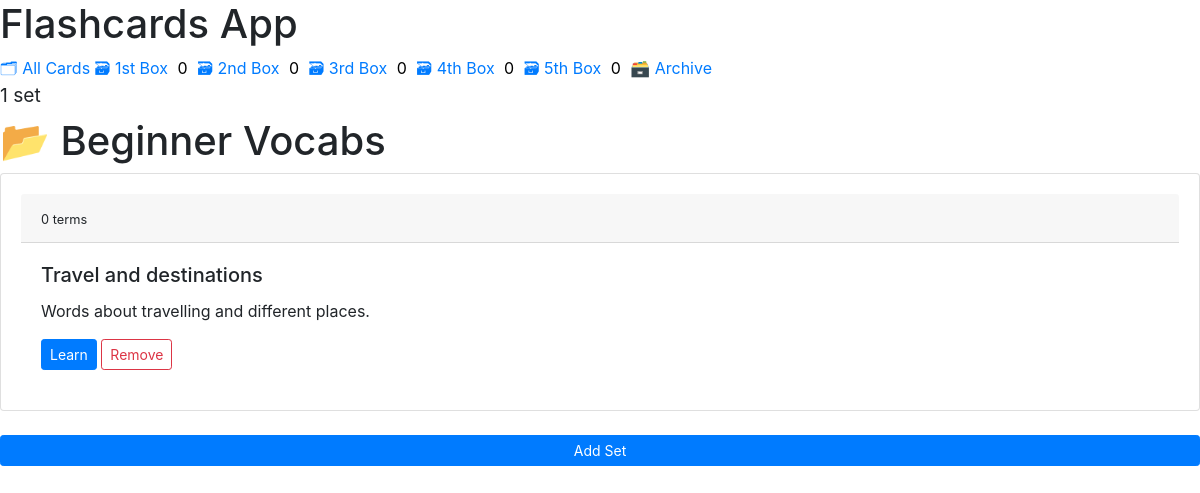
The app's page /folder/1, older data.
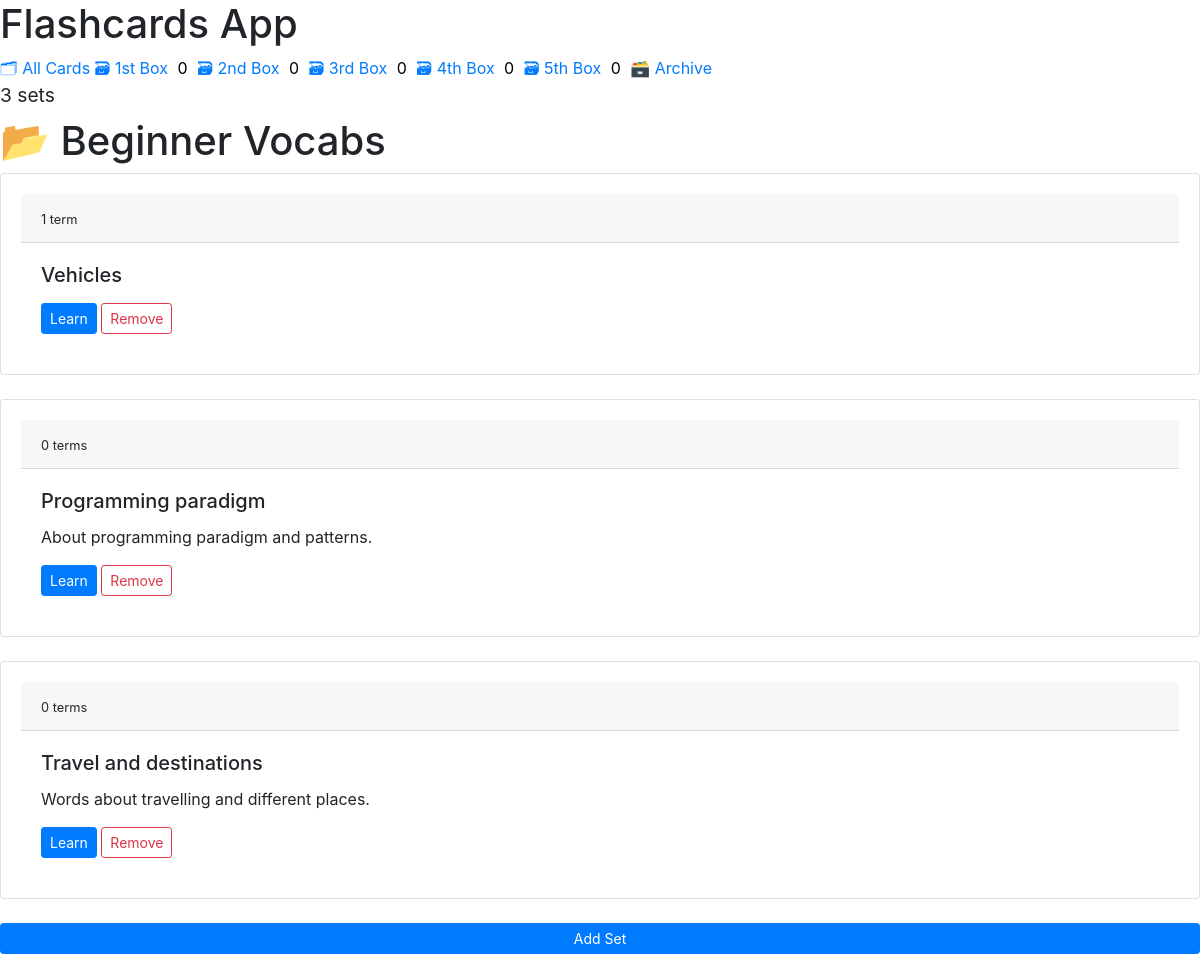
The same page, newer data.
### cards/models.py (models this page shows, shortened)
class StudySet(BaseModel):
    title = models.CharField(max_length=1024)
    description = models.TextField(null=True, blank=True)
    card_count = models.PositiveIntegerField(default=0)
    author = models.ForeignKey(CustomUser, on_delete=models.CASCADE, related_name='user_studyset')
    folder = models.ForeignKey(
        Folder,
        on_delete=models.DO_NOTHING,
        blank=True, null=True,
        related_name='folder_studyset'
    )
    def studyset_cards(self):
        return Card.objects.all().filter(study_set=self.id)

### cards/views.py (the view)
# urls.py: path('folder/<int:pk>', FolderDetailView.as_view(), name='folder-detail'),
class FolderDetailView(DetailView):
    model = Folder
    context_object_name = 'folder_detail'
    template_name = 'cards/folder_detail.html'
    def get_context_data(self, **kwargs):
        context = super(FolderDetailView, self).get_context_data()
        context['folder_studysets'] = StudySet.objects.all().filter(folder=self.kwargs['pk'])
        return context

### templates/templatetags/cards_tags.py (called while the page is built)
@register.inclusion_tag('cards/box_link.html')
def boxes_as_links(username):
    boxes = []
    for box_num in BOXES:
        card_count = Card.objects.all().filter(
            box=box_num,
            is_archive=False,
            study_set__author__username=username
        ).count()
        boxes.append({
            'number': box_num,
            'card_count': card_count,
        })
    return {'boxes': boxes}

### templates/cards/folder_detail.html
{% extends './base.html' %}
{% load humanize %}
{% block content %}
    {% if folder_studysets %}
        <h4><small>{{folder_studysets.count}} set{{folder_studysets.count|pluralize:'s'}}</small></h4>
    {% endif %}
    <h1>📂 {{folder_detail.title}}</h1>
    {% for set in folder_studysets %}
        <div class="card w-100">
              <div class="card-body " >
                  <div class="card-header">
                      <small>{{set.studyset_cards.count}} term{{set.studyset_cards.count|pluralize:'s'}}</small>
                  </div>
                  <div class="card-body">
                    <h5 class="card-title">{{set.title}}</h5>
                    <p class="card-text">{{set.description}}</p>
                    <a href="{% url 'studyset-detail' set.id %}" class="btn btn-primary btn-sm">Learn</a>
                    <a href="{% url 'folder-set-remove' set.id %}">
                        <button type="button" class="btn btn-outline-danger btn-sm">Remove</button>
                    </a>
                  </div>
              </div>
        </div><br>
    {% endfor %}
    <div class="d-grid gap-2 ">
        <a class="btn btn-primary btn-lg btn-block btn-sm" href="{% url 'folder-none-set' folder_detail.id %}" role="button">Add Set</a>
    </div>
{% endblock %}

Row changes from the older to the newer data that the page shows:
now on this page (row edited): StudySet: studyset_cards.count "1", title "Vehicles"
now on this page (row edited): StudySet: studyset_cards.count "0", title "Programming paradigm", description "About programming paradigm and patterns."
Text that changed along with them:
{{ folder_studysets.count }}: "1" → "3"
